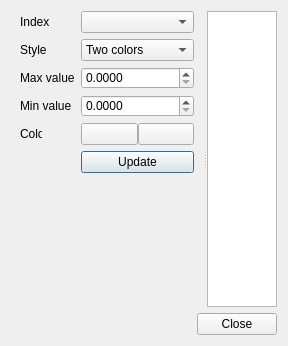
<?xml version="1.0" encoding="UTF-8"?>
<ui version="4.0">
 <class>color_bar_dialog</class>
 <widget class="QDialog" name="color_bar_dialog">
  <property name="geometry">
   <rect>
    <x>0</x>
    <y>0</y>
    <width>284</width>
    <height>346</height>
   </rect>
  </property>
  <property name="windowTitle">
   <string>Color Bar</string>
  </property>
  <layout class="QVBoxLayout" name="verticalLayout">
   <item>
    <widget class="QSplitter" name="splitter">
     <property name="orientation">
      <enum>Qt::Horizontal</enum>
     </property>
     <widget class="QWidget" name="widget" native="true">
      <layout class="QFormLayout" name="formLayout">
       <property name="leftMargin">
        <number>9</number>
       </property>
       <property name="rightMargin">
        <number>9</number>
       </property>
       <item row="0" column="0">
        <widget class="QLabel" name="label_13">
         <property name="maximumSize">
          <size>
           <width>16777215</width>
           <height>22</height>
          </size>
         </property>
         <property name="text">
          <string>Index</string>
         </property>
        </widget>
       </item>
       <item row="0" column="1">
        <widget class="QComboBox" name="tract_color_index">
         <property name="maximumSize">
          <size>
           <width>16777215</width>
           <height>22</height>
          </size>
         </property>
        </widget>
       </item>
       <item row="1" column="0">
        <widget class="QLabel" name="label_10">
         <property name="maximumSize">
          <size>
           <width>16777215</width>
           <height>22</height>
          </size>
         </property>
         <property name="text">
          <string>Style</string>
         </property>
        </widget>
       </item>
       <item row="1" column="1">
        <widget class="QComboBox" name="color_bar_style">
         <property name="maximumSize">
          <size>
           <width>16777215</width>
           <height>22</height>
          </size>
         </property>
         <item>
          <property name="text">
           <string>Two colors</string>
          </property>
         </item>
         <item>
          <property name="text">
           <string>Color spectrum</string>
          </property>
         </item>
        </widget>
       </item>
       <item row="2" column="0">
        <widget class="QLabel" name="label_9">
         <property name="maximumSize">
          <size>
           <width>16777215</width>
           <height>22</height>
          </size>
         </property>
         <property name="text">
          <string>Max value</string>
         </property>
        </widget>
       </item>
       <item row="2" column="1">
        <widget class="QDoubleSpinBox" name="tract_color_max_value">
         <property name="maximumSize">
          <size>
           <width>16777215</width>
           <height>22</height>
          </size>
         </property>
         <property name="decimals">
          <number>4</number>
         </property>
        </widget>
       </item>
       <item row="3" column="0">
        <widget class="QLabel" name="label_15">
         <property name="maximumSize">
          <size>
           <width>16777215</width>
           <height>22</height>
          </size>
         </property>
         <property name="text">
          <string>Min value</string>
         </property>
        </widget>
       </item>
       <item row="3" column="1">
        <widget class="QDoubleSpinBox" name="tract_color_min_value">
         <property name="maximumSize">
          <size>
           <width>16777215</width>
           <height>22</height>
          </size>
         </property>
         <property name="decimals">
          <number>4</number>
         </property>
        </widget>
       </item>
       <item row="4" column="0">
        <widget class="QLabel" name="label_11">
         <property name="maximumSize">
          <size>
           <width>22</width>
           <height>16777215</height>
          </size>
         </property>
         <property name="text">
          <string>Color</string>
         </property>
        </widget>
       </item>
       <item row="4" column="1">
        <layout class="QHBoxLayout" name="horizontalLayout_17">
         <property name="spacing">
          <number>0</number>
         </property>
         <item>
          <widget class="QColorToolButton" name="color_from">
           <property name="sizePolicy">
            <sizepolicy hsizetype="Preferred" vsizetype="Fixed">
             <horstretch>0</horstretch>
             <verstretch>0</verstretch>
            </sizepolicy>
           </property>
           <property name="maximumSize">
            <size>
             <width>16777215</width>
             <height>22</height>
            </size>
           </property>
           <property name="text">
            <string/>
           </property>
           <property name="icon">
            <iconset resource="../icons.qrc">
             <normaloff>:/icons/icons/add.xpm</normaloff>:/icons/icons/add.xpm</iconset>
           </property>
          </widget>
         </item>
         <item>
          <widget class="QColorToolButton" name="color_to">
           <property name="sizePolicy">
            <sizepolicy hsizetype="Preferred" vsizetype="Fixed">
             <horstretch>0</horstretch>
             <verstretch>0</verstretch>
            </sizepolicy>
           </property>
           <property name="maximumSize">
            <size>
             <width>16777215</width>
             <height>22</height>
            </size>
           </property>
           <property name="text">
            <string/>
           </property>
           <property name="icon">
            <iconset resource="../icons.qrc">
             <normaloff>:/icons/icons/add.xpm</normaloff>:/icons/icons/add.xpm</iconset>
           </property>
          </widget>
         </item>
        </layout>
       </item>
       <item row="5" column="1">
        <widget class="QPushButton" name="update_rendering">
         <property name="maximumSize">
          <size>
           <width>16777215</width>
           <height>22</height>
          </size>
         </property>
         <property name="text">
          <string>Update</string>
         </property>
        </widget>
       </item>
      </layout>
      <zorder>label_13</zorder>
      <zorder>tract_color_index</zorder>
      <zorder>label_10</zorder>
      <zorder>color_bar_style</zorder>
      <zorder>label_9</zorder>
      <zorder>tract_color_max_value</zorder>
      <zorder>label_15</zorder>
      <zorder>tract_color_min_value</zorder>
      <zorder>label_11</zorder>
      <zorder></zorder>
      <zorder>update_rendering</zorder>
     </widget>
     <widget class="QGraphicsView" name="color_bar_view"/>
    </widget>
   </item>
   <item>
    <widget class="QDialogButtonBox" name="buttonBox">
     <property name="orientation">
      <enum>Qt::Horizontal</enum>
     </property>
     <property name="standardButtons">
      <set>QDialogButtonBox::Close</set>
     </property>
    </widget>
   </item>
  </layout>
 </widget>
 <customwidgets>
  <customwidget>
   <class>QColorToolButton</class>
   <extends>QToolButton</extends>
   <header>qcolorcombobox.h</header>
  </customwidget>
 </customwidgets>
 <resources>
  <include location="../icons.qrc"/>
 </resources>
 <connections>
  <connection>
   <sender>buttonBox</sender>
   <signal>accepted()</signal>
   <receiver>color_bar_dialog</receiver>
   <slot>accept()</slot>
   <hints>
    <hint type="sourcelabel">
     <x>248</x>
     <y>254</y>
    </hint>
    <hint type="destinationlabel">
     <x>157</x>
     <y>274</y>
    </hint>
   </hints>
  </connection>
  <connection>
   <sender>buttonBox</sender>
   <signal>rejected()</signal>
   <receiver>color_bar_dialog</receiver>
   <slot>reject()</slot>
   <hints>
    <hint type="sourcelabel">
     <x>316</x>
     <y>260</y>
    </hint>
    <hint type="destinationlabel">
     <x>286</x>
     <y>274</y>
    </hint>
   </hints>
  </connection>
 </connections>
</ui>
